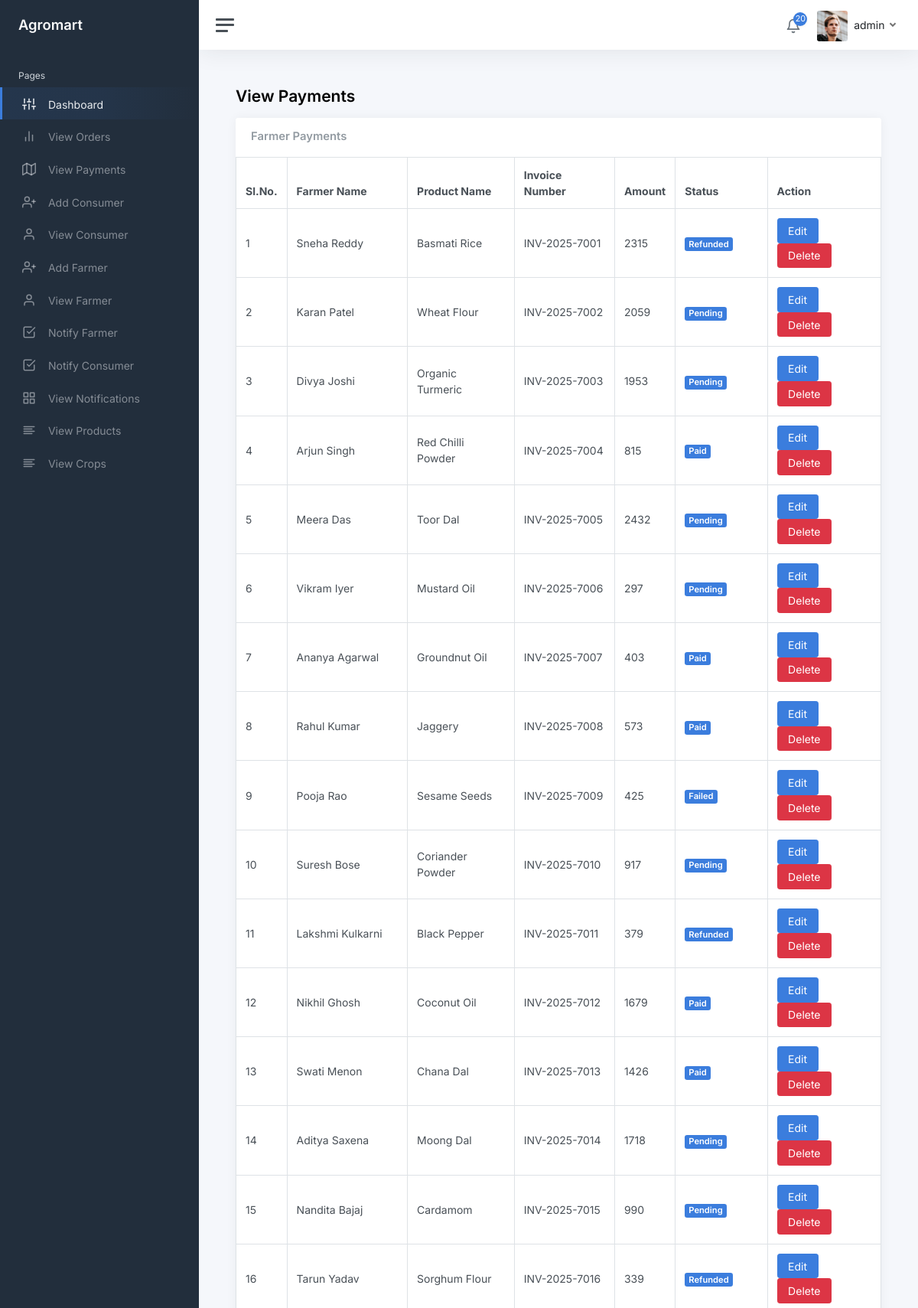
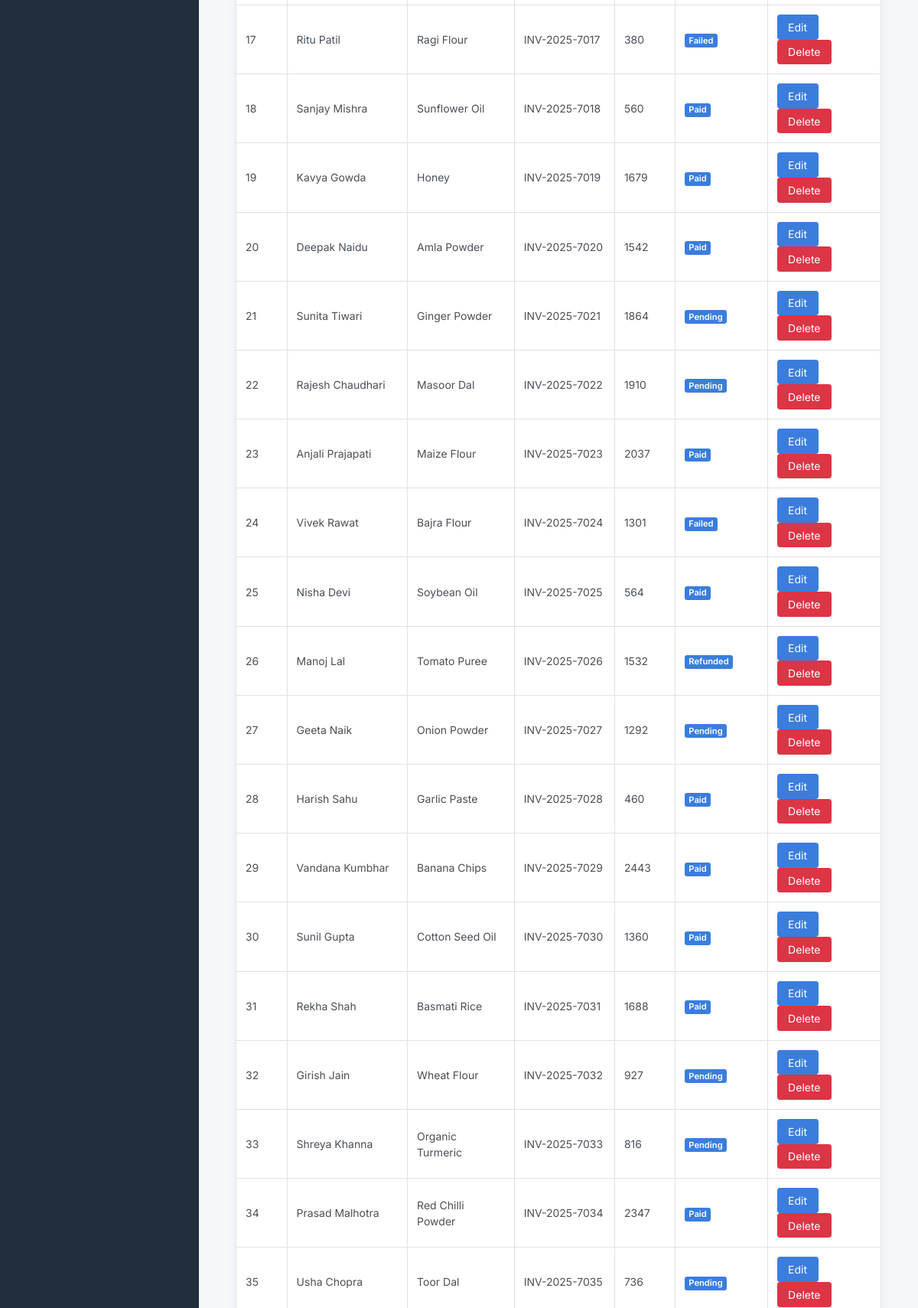
/admin/view-payments.php (signed in, upper part), run on the app's committed database (2 pictures, top to bottom).
### tables this page shows
CREATE TABLE IF NOT EXISTS `orders` (
  `order_id` int NOT NULL AUTO_INCREMENT,
  `farmer_id` int NOT NULL,
  `product_id` int NOT NULL,
  `invoice_number` varchar(30) NOT NULL,
  `amount` int NOT NULL,
  `status` varchar(30) NOT NULL,
  `datetime` timestamp NOT NULL DEFAULT CURRENT_TIMESTAMP,
  PRIMARY KEY (`order_id`)
);

CREATE TABLE IF NOT EXISTS `farmers` (
  `farmer_id` int NOT NULL AUTO_INCREMENT,
  `farmer_name` varchar(30) NOT NULL,
  `farmer_email` varchar(30) NOT NULL,
  `farmer_contact_number` varchar(12) NOT NULL,
  `farmer_address` text NOT NULL,
  `farmer_username` varchar(30) NOT NULL,
  `farmer_password` varchar(30) NOT NULL,
  PRIMARY KEY (`farmer_id`)
);

CREATE TABLE IF NOT EXISTS `products` (
  `product_id` int NOT NULL AUTO_INCREMENT,
  `product_name` varchar(30) NOT NULL,
  `product_description` text NOT NULL,
  `product_amount` int NOT NULL,
  `consumer_id` int NOT NULL,
  `image_location` text NOT NULL,
  PRIMARY KEY (`product_id`)
);

CREATE TABLE IF NOT EXISTS `payments` (
  `payment_id` int NOT NULL AUTO_INCREMENT,
  `invoice_number` varchar(30) NOT NULL,
  `status` varchar(30) NOT NULL,
  `datetime` timestamp NOT NULL DEFAULT CURRENT_TIMESTAMP,
  `amount` int NOT NULL,
  PRIMARY KEY (`payment_id`)
);

### admin/view-payments.php (the view, shortened to what this page needs)
<?php
include './includes/connection.php';
?>
<!DOCTYPE html>
<html lang="en">
<head>
	<link href="css/app.css" rel="stylesheet">
</head>
<body>
	<div class="wrapper">
		<?php include('./includes/sidebar.php'); ?>
		<div class="main">
			<?php include('./includes/navbar.php'); ?>
			<main class="content">
				<div class="container-fluid p-0">
					<h1 class="h3 mb-3"><strong>View Payments</strong></h1>
					<div class="row">
						<div class="col-12 d-flex">
							<div class="card flex-fill">
								<div class="card-header">
									<h5 class="card-title mb-0">Farmer Payments</h5>
								</div>
								<table class="table table-bordered my-0">
									<thead>
										<tr>
											<th>Sl.No.</th>
											<th class="d-none d-xl-table-cell">Farmer Name</th>
											<th class="d-none d-xl-table-cell">Product Name</th>
											<th class="d-none d-xl-table-cell">Invoice Number</th>
											<th class="d-none d-xl-table-cell">Amount</th>
											<th>Status</th>
											<th class="d-none d-xl-table-cell">Action</th>
										</tr>
									</thead>
									<tbody>
										<?php
											$query=mysqli_query($con,"SELECT A.payment_id, f.farmer_name, p.product_name, o.invoice_number, o.amount, a.status from orders O
											left join farmers F on O.farmer_id=F.farmer_id
											left join products P on P.product_id=O.product_id
                                            LEFT JOIN payments A on A.invoice_number=O.invoice_number") or die(mysqli_error($con));
											if(mysqli_num_rows($query)){
												$i=1;
												while($row=mysqli_fetch_array($query)){
										?>
										<tr>
											<td><?php echo $i; ?></td>
											<td class="d-none d-xl-table-cell"><?php echo $row['farmer_name']; ?></td>
											<td class="d-none d-xl-table-cell"><?php echo $row['product_name']; ?></td>
											<td class="d-none d-xl-table-cell"><?php echo $row['invoice_number']; ?></td>
											<td class="d-none d-md-table-cell"><?php echo $row['amount']; ?></td>
											<td><span class="badge bg-primary"><?php echo $row['status']; ?></span></td>
											<td class="d-none d-xl-table-cell">
												<a href="./edit-payment.php?payment_id=<?php echo $row['payment_id']; ?>" class="btn btn-primary">Edit</a>
												<a onclick="CheckDelete(<?php echo $row['payment_id']; ?>)" class="btn btn-danger">Delete</a>
											</td>
										</tr>
										<?php
												$i++;
												}
											}
										?>
									</tbody>
								</table>
							</div>
						</div>
					</div>
				</div>
			</main>
		</div>
	</div>
</body>
</html>

### data on the page
orders: farmer.farmer_name "Sneha Reddy", product.product_name "Basmati Rice", invoice_number "INV-2025-7001", amount "2315", payments.status "Refunded"
orders: farmer.farmer_name "Karan Patel", product.product_name "Wheat Flour", invoice_number "INV-2025-7002", amount "2059", payments.status "Pending"
orders: farmer.farmer_name "Divya Joshi", product.product_name "Organic Turmeric", invoice_number "INV-2025-7003", amount "1953", payments.status "Pending"
orders: farmer.farmer_name "Arjun Singh", product.product_name "Red Chilli Powder", invoice_number "INV-2025-7004", amount "815", payments.status "Paid"
orders: farmer.farmer_name "Meera Das", product.product_name "Toor Dal", invoice_number "INV-2025-7005", amount "2432", payments.status "Pending"
orders: farmer.farmer_name "Vikram Iyer", product.product_name "Mustard Oil", invoice_number "INV-2025-7006", amount "297", payments.status "Pending"
orders: farmer.farmer_name "Ananya Agarwal", product.product_name "Groundnut Oil", invoice_number "INV-2025-7007", amount "403", payments.status "Paid"
orders: farmer.farmer_name "Rahul Kumar", product.product_name "Jaggery", invoice_number "INV-2025-7008", amount "573", payments.status "Paid"
orders: farmer.farmer_name "Pooja Rao", product.product_name "Sesame Seeds", invoice_number "INV-2025-7009", amount "425", payments.status "Failed"
orders: farmer.farmer_name "Suresh Bose", product.product_name "Coriander Powder", invoice_number "INV-2025-7010", amount "917", payments.status "Pending"
orders: farmer.farmer_name "Lakshmi Kulkarni", product.product_name "Black Pepper", invoice_number "INV-2025-7011", amount "379", payments.status "Refunded"
orders: farmer.farmer_name "Nikhil Ghosh", product.product_name "Coconut Oil", invoice_number "INV-2025-7012", amount "1679", payments.status "Paid"
orders: farmer.farmer_name "Swati Menon", product.product_name "Chana Dal", invoice_number "INV-2025-7013", amount "1426", payments.status "Paid"
orders: farmer.farmer_name "Aditya Saxena", product.product_name "Moong Dal", invoice_number "INV-2025-7014", amount "1718", payments.status "Pending"
orders: farmer.farmer_name "Nandita Bajaj", product.product_name "Cardamom", invoice_number "INV-2025-7015", amount "990", payments.status "Pending"
orders: farmer.farmer_name "Tarun Yadav", product.product_name "Sorghum Flour", invoice_number "INV-2025-7016", amount "339", payments.status "Refunded"
orders: farmer.farmer_name "Ritu Patil", product.product_name "Ragi Flour", invoice_number "INV-2025-7017", amount "380", payments.status "Failed"
orders: farmer.farmer_name "Sanjay Mishra", product.product_name "Sunflower Oil", invoice_number "INV-2025-7018", amount "560", payments.status "Paid"
orders: farmer.farmer_name "Kavya Gowda", product.product_name "Honey", invoice_number "INV-2025-7019", amount "1679", payments.status "Paid"
orders: farmer.farmer_name "Deepak Naidu", product.product_name "Amla Powder", invoice_number "INV-2025-7020", amount "1542", payments.status "Paid"
orders: farmer.farmer_name "Sunita Tiwari", product.product_name "Ginger Powder", invoice_number "INV-2025-7021", amount "1864", payments.status "Pending"
orders: farmer.farmer_name "Rajesh Chaudhari", product.product_name "Masoor Dal", invoice_number "INV-2025-7022", amount "1910", payments.status "Pending"
orders: farmer.farmer_name "Anjali Prajapati", product.product_name "Maize Flour", invoice_number "INV-2025-7023", amount "2037", payments.status "Paid"
orders: farmer.farmer_name "Vivek Rawat", product.product_name "Bajra Flour", invoice_number "INV-2025-7024", amount "1301", payments.status "Failed"
orders: farmer.farmer_name "Nisha Devi", product.product_name "Soybean Oil", invoice_number "INV-2025-7025", amount "564", payments.status "Paid"
orders: farmer.farmer_name "Manoj Lal", product.product_name "Tomato Puree", invoice_number "INV-2025-7026", amount "1532", payments.status "Refunded"
orders: farmer.farmer_name "Geeta Naik", product.product_name "Onion Powder", invoice_number "INV-2025-7027", amount "1292", payments.status "Pending"
orders: farmer.farmer_name "Harish Sahu", product.product_name "Garlic Paste", invoice_number "INV-2025-7028", amount "460", payments.status "Paid"
orders: farmer.farmer_name "Vandana Kumbhar", product.product_name "Banana Chips", invoice_number "INV-2025-7029", amount "2443", payments.status "Paid"
orders: farmer.farmer_name "Sunil Gupta", product.product_name "Cotton Seed Oil", invoice_number "INV-2025-7030", amount "1360", payments.status "Paid"
orders: farmer.farmer_name "Rekha Shah", product.product_name "Basmati Rice", invoice_number "INV-2025-7031", amount "1688", payments.status "Paid"
orders: farmer.farmer_name "Girish Jain", product.product_name "Wheat Flour", invoice_number "INV-2025-7032", amount "927", payments.status "Pending"
orders: farmer.farmer_name "Shreya Khanna", product.product_name "Organic Turmeric", invoice_number "INV-2025-7033", amount "816", payments.status "Pending"
orders: farmer.farmer_name "Prasad Malhotra", product.product_name "Red Chilli Powder", invoice_number "INV-2025-7034", amount "2347", payments.status "Paid"
orders: farmer.farmer_name "Usha Chopra", product.product_name "Toor Dal", invoice_number "INV-2025-7035", amount "736", payments.status "Pending"

### other printed values
$Count "20"
$Name "admin"
